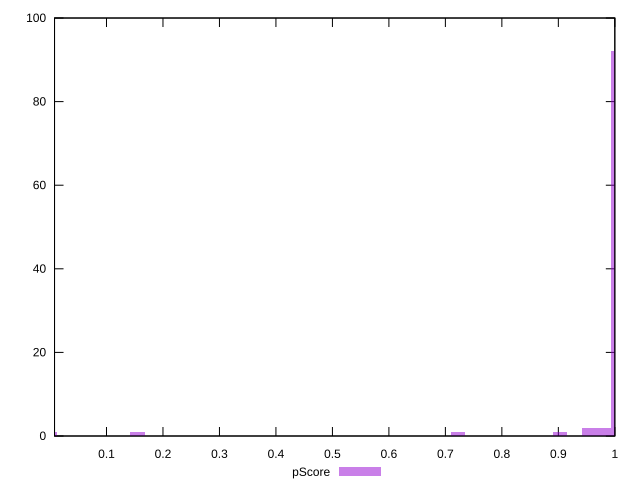

This chart was generated by the following gnuplot code:
reset

$pScore <<EOF
0 1
1.0065237947027692 92
0.7226324679917316 1
0.9549071898462169 2
0.980715492274493 2
0.1548498145696568 1
0.9032905849896646 1
EOF

set key outside below
set boxwidth 0.02580830242827613
set xrange [0.008001425461105494:0.9999993380488856]
set yrange [0:100]
set trange [0:100]
set style fill transparent solid 0.5 noborder
set terminal svg size 640, 490 enhanced background rgb 'white'
set output "report_00016_2021-02-10T13-31-48.338Z/estimated-input-latency/samples/pages+cached/pScore/histogram.svg"

plot $pScore title "pScore" with boxes

reset
